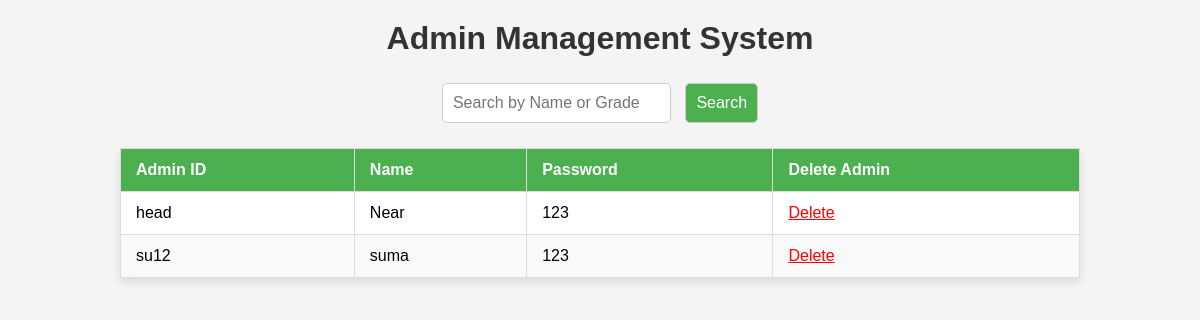
Screenshot of /server/manage_admin.php with the database file from the repository.
### tables this page shows
CREATE TABLE `user` (
  `user_id` varchar(150) NOT NULL,
  `name` varchar(100) NOT NULL,
  `password` varchar(100) NOT NULL
);

### server/manage_admin.php (the view, shortened to what this page needs)
<!DOCTYPE html>
<html lang="en">
<head>
</head>
<body>
    <h1>Admin Management System</h1>
    <form method="GET" action="">
        <input type="text" name="search" placeholder="Search by Name or Grade">
        <button type="submit">Search</button>
    </form>
    <table>
        <thead>
            <tr>
                <th>Admin ID</th>
                <th>Name</th>
                <th>Password</th>
                <th>Delete Admin</th>
            </tr>
        </thead>
        <tbody>
            <?php
            $servername = "localhost";
            $username = "root";
            $password = "";
            $dbname = "project3";
            $conn = new mysqli($servername, $username, $password, $dbname);
            $search_query = "";
            $sql = "SELECT * FROM user $search_query";
            $result = $conn->query($sql);
            if ($result->num_rows > 0) {
                while ($row = $result->fetch_assoc()) {
                    echo "<tr>
                            <td>{$row['user_id']}</td>
                            <td>{$row['name']}</td>
                            <td>{$row['password']}</td>
                            <td>
                                <a href='?delete={$row['user_id']}' style='color: red;'>Delete</a>
                            </td>
                          </tr>";
                }
            } else {
                echo "<tr><td colspan='6'>No records found</td></tr>";
            }
            ?>
        </tbody>
    </table>
</body>
</html>

### server/manage_admin.php (style rules this page uses)
body { font-family: Arial, sans-serif; margin: 0; padding: 0; background-color: #f4f4f4; }
h1 { text-align: center; margin-top: 20px; color: #333; }
form { margin: 20px auto; width: 80%; text-align: center; }
form input, form button { padding: 10px; margin: 5px; border: 1px solid #ccc; border-radius: 5px; font-size: 16px; }
form button { background-color: #4CAF50; color: white; cursor: pointer; }
table { width: 80%; margin: 20px auto; border-collapse: collapse; background-color: #fff; box-shadow: 0 4px 8px rgba(0, 0, 0, 0.1); }
th, td { padding: 12px 15px; border: 1px solid #ddd; text-align: left; }
th { background-color: #4CAF50; color: white; }
tr:nth-child(even) { background-color: #f9f9f9; }

### rows the page displays
user: user_id "head", name "Near", password "123"
user: user_id "su12", name "suma", password "123"
